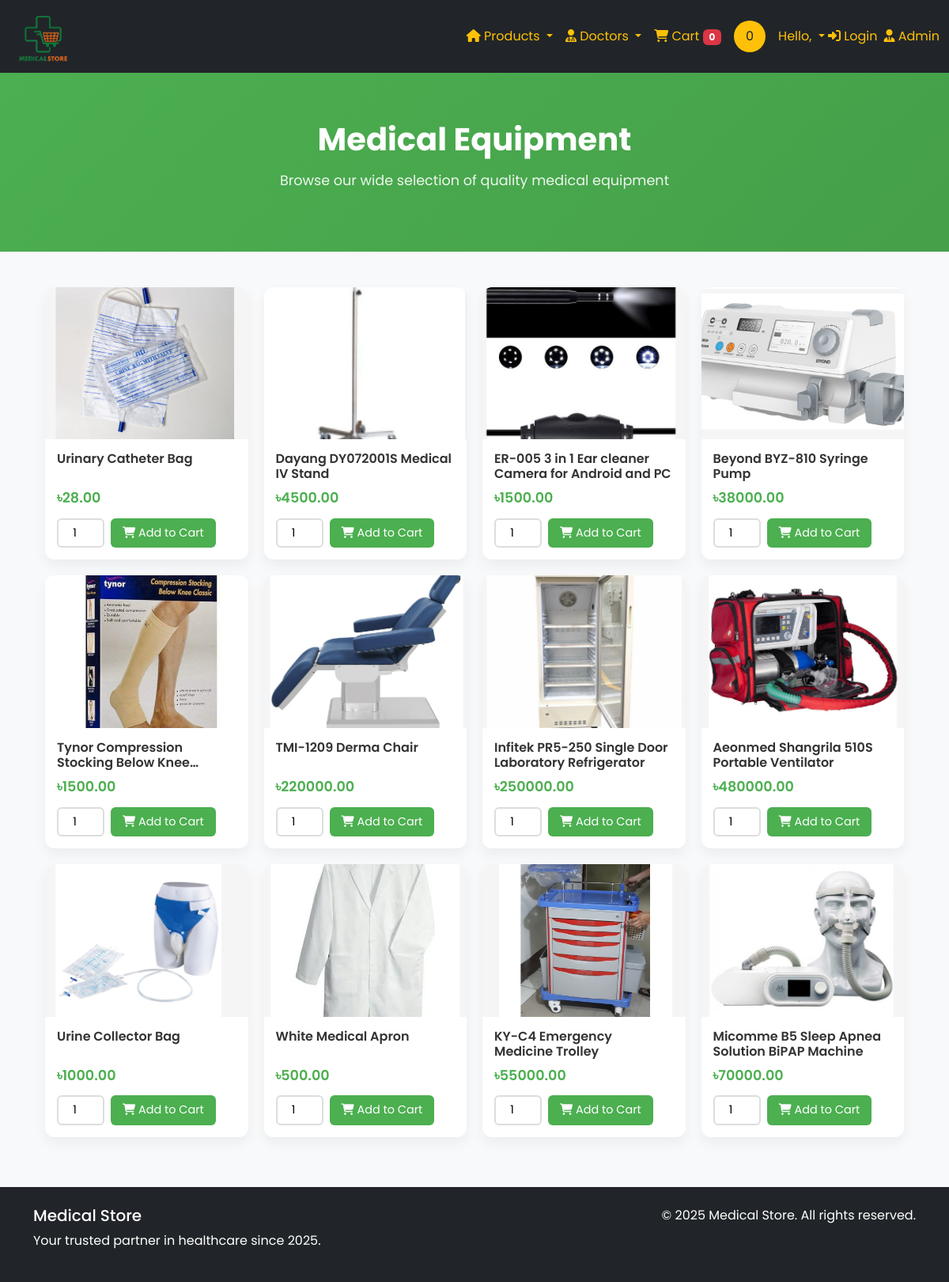
Page /user/Equipment.php on the committed database.
### tables this page shows
CREATE TABLE `tblproduct` (
  `Id` int(11) NOT NULL,
  `Pname` varchar(255) NOT NULL,
  `Pprice` decimal(10,2) NOT NULL,
  `Pimage` varchar(255) NOT NULL,
  `Pcategory` varchar(100) NOT NULL,
  `Pdescription` text NOT NULL,
  `created_at` timestamp NOT NULL DEFAULT current_timestamp()
);

### user/Equipment.php (the view, shortened to what this page needs)
<?php include 'header.php'; ?>
<!DOCTYPE html>
<html lang="en">
<head>
    <link href="https://cdn.jsdelivr.net/npm/bootstrap@5.3.0/dist/css/bootstrap.min.css" rel="stylesheet">
    <link rel="stylesheet" href="https://cdnjs.cloudflare.com/ajax/libs/font-awesome/6.4.0/css/all.min.css">
</head>
<body>
    <div class="hero-section">
        <div class="container">
            <h1>Medical Equipment</h1>
            <p>Browse our wide selection of quality medical equipment</p>
        </div>
    </div>
    <div class="container">
        <div class="product-grid">
            <?php
            $Record = mysqli_query($con, "SELECT * FROM `tblproduct`");
            while ($row = mysqli_fetch_array($Record)) {
                $check_page = $row['Pcategory'];
                if ($check_page === 'Equipment') {
                    echo "
                    <form action='insert_cart.php' method='post'>
                        <div class='product-card'>
                            <div class='product-image' onclick='showProductDetails(\"$row[Pname]\", \"$row[Pprice]\", \"$row[Pimage]\", \"$row[Pdescription]\")'>
                                <img src='../admin/product/$row[Pimage]' alt='$row[Pname]'>
                            </div>
                            <div class='quick-actions'>
                                <div class='action-btn' onclick='showProductDetails(\"$row[Pname]\", \"$row[Pprice]\", \"$row[Pimage]\", \"$row[Pdescription]\")'>
                                    <i class='fas fa-eye'></i>
                                </div>
                                <div class='action-btn'>
                                    <i class='fas fa-heart'></i>
                                </div>
                            </div>
                            <div class='product-details'>
                                <h3 class='product-title'>$row[Pname]</h3>
                                <div class='product-price'>৳$row[Pprice]</div>
                                <div class='product-actions'>
                                    <input type='hidden' name='Pname' value='$row[Pname]'>
                                    <input type='hidden' name='Pprice' value='$row[Pprice]'>
                                    <input type='number' name='Pquantity' min='1' max='20' value='1' class='quantity-input' onclick='stopPopup(event)'>
                                    <button type='submit' name='addcart' class='btn btn-primary' onclick='stopPopup(event)'>
                                        <i class='fas fa-shopping-cart'></i> Add to Cart
                                    </button>
                                </div>
                            </div>
                        </div>
                    </form>
                    ";
                }
            }
            ?>
        </div>
    </div>
    <?php include 'footer.php'; ?>
</body>
</html>

### user/Equipment.php (style rules this page uses)
:root { --primary-color: #4CAF50; --secondary-color: #45a049; --accent-color: #ff6b6b; --text-color: #333; --light-bg: #f8f9fa; }
body { font-family: 'Poppins', sans-serif; background-color: var(--light-bg); color: var(--text-color); }
.hero-section { background: linear-gradient(135deg, #4CAF50 0%, #45a049 100%); padding: 60px 0; margin-bottom: 30px; color: white; text-align: center; }
.hero-section h1 { font-size: 2.5rem; font-weight: 700; margin-bottom: 15px; }
.hero-section p { font-size: 1.1rem; opacity: 0.9; }
.product-grid { display: grid; grid-template-columns: repeat(auto-fill, minmax(220px, 1fr)); gap: 20px; padding: 15px; }
.product-card { background: white; border-radius: 12px; box-shadow: 0 8px 16px rgba(0,0,0,0.05); transition: transform 0.3s ease; overflow: hidden; position: relative; }
.product-image { position: relative; padding-top: 75%; overflow: hidden; }
.product-image img { position: absolute; top: 0; left: 0; width: 100%; height: 100%; object-fit: cover; transition: transform 0.3s ease; }
.product-details { padding: 15px; }
.product-title { font-size: 1rem; font-weight: 600; margin-bottom: 8px; color: var(--text-color); display: -webkit-box; -webkit-line-clamp: 2; -webkit-box-orient: vertical; overflow: hidden; height: 2.4rem; }
.product-price { font-size: 1.1rem; color: var(--primary-color); font-weight: 600; margin-bottom: 12px; }
.product-actions { display: flex; gap: 8px; margin-top: 12px; }
.btn-primary { background-color: var(--primary-color); border: none; padding: 8px 15px; border-radius: 6px; transition: background-color 0.3s ease; font-size: 0.9rem; }
.quantity-input { width: 60px; padding: 6px; border: 2px solid #ddd; border-radius: 6px; text-align: center; font-size: 0.9rem; }

### rows in the picture
tblproduct: Pimage (picture), Pname "Urinary Catheter Bag", Pprice "28.00"
tblproduct: Pimage (picture), Pname "Dayang DY072001S Medical IV Stand", Pprice "4500.00"
tblproduct: Pimage (picture), Pname "ER-005 3 in 1 Ear cleaner Camera for Android and PC", Pprice "1500.00"
tblproduct: Pimage (picture), Pname "Beyond BYZ-810 Syringe Pump", Pprice "38000.00"
tblproduct: Pimage (picture), Pname "Tynor Compression Stocking Below…", Pprice "1500.00"
tblproduct: Pimage (picture), Pname "TMI-1209 Derma Chair", Pprice "220000.00"
tblproduct: Pimage (picture), Pname "Infitek PR5-250 Single Door Laboratory Refrigerator", Pprice "250000.00"
tblproduct: Pimage (picture), Pname "Aeonmed Shangrila 510S Portable Ventilator", Pprice "480000.00"
tblproduct: Pimage (picture), Pname "Urine Collector Bag", Pprice "1000.00"
tblproduct: Pimage (picture), Pname "White Medical Apron", Pprice "500.00"
tblproduct: Pimage (picture), Pname "KY-C4 Emergency Medicine Trolley", Pprice "55000.00"
tblproduct: Pimage (picture), Pname "Micomme B5 Sleep Apnea Solution BiPAP Machine", Pprice "70000.00"

### other values in the picture
$count "0"
$reward_points "0"
